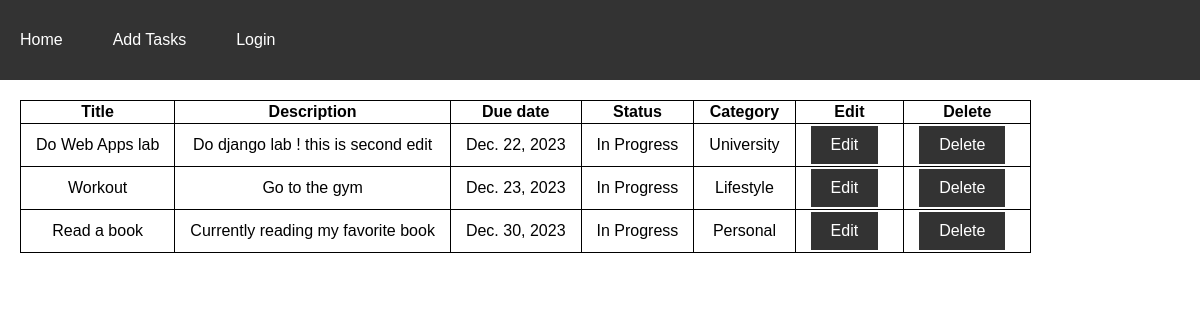
Before: / with the older database file.
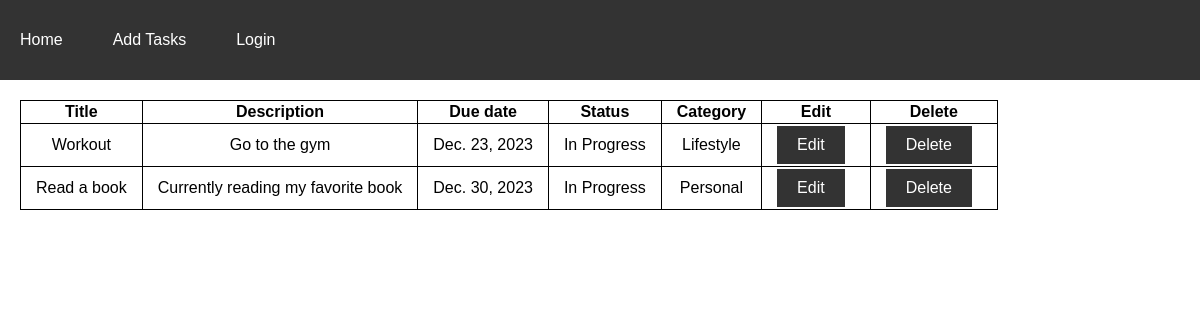
After: the same page with the newer database file.
### taskmanager/models.py (models this page shows, shortened)
class Task(models.Model):
    STATUS_CHOICES = [
        ('Pending', 'Pending'),
        ('In Progress', 'In Progress'),
        ('Completed', 'Completed'),
    ]
    title = models.CharField(max_length=200)
    description = models.TextField()
    due_date = models.DateField()
    status = models.CharField(max_length=20, choices=STATUS_CHOICES, default='Pending')
    category = models.ForeignKey(Category, on_delete=models.CASCADE)

class Category(models.Model):
    name = models.CharField(max_length=100)
    description = models.TextField()
    def __str__(self):
        return self.name

### taskmanager/views.py (the view)
# urls.py: path('', display_items, name='display_items'),
def display_items(request):
    items = Task.objects.all()
    return render(request, 'taskmanager/display_items.html', {'items': items})

### templates/taskmanager/display_items.html (shortened to what this page needs)
<!DOCTYPE html>
<html>
  <head>
  </head>
  <body>
    {% extends "base.html" %} {% block content %}
    <div>
      <table>
        <thead>
          <tr>
            <th>Title</th>
            <th>Description</th>
            <th>Due date</th>
            <th>Status</th>
            <th>Category</th>
            <th>Edit</th>
            <th>Delete</th>
          </tr>
        </thead>
        <tbody>
          {% for item in items %}
          <tr>
            <td>{{ item.title }}</td>
            <td>{{ item.description }}</td>
            <td>{{ item.due_date }}</td>
            <td>{{ item.status }}</td>
            <td>{{ item.category }}</td>
            <td>
              <a href="{% url 'taskmanager:edit_item' item.id %}">Edit</a>
            </td>
            <td>
              <a href="{% url 'taskmanager:delete_item' item.id %}">Delete</a>
            </td>
          </tr>
          {% endfor %}
        </tbody>
      </table>
    </div>
    {% endblock %}

### templates/base.html (shortened to what this page needs)
<!DOCTYPE html>
<html lang="en">
  <head>
  </head>
  <body>
    <div class="navbar">
      <a href="/taskmanager/">Home</a>
      <a href="/taskmanager/add">Add Tasks</a>
       {% if not user.is_authenticated %}
      <a href="/login/">Login</a>
      {% endif %}
    </div>
    <div class="content-wrapper">{% block content %}{% endblock %}</div>
  </body>
</html>

### templates/taskmanager/display_items.html (style rules this page uses)
body { margin: 0; padding: 0; display: flex; }
table { width: 100%; border-collapse: collapse; }
th, td { border: 1px solid black; text-align: center; vertical-align: middle; padding: 2px 15px; }

### templates/base.html (style rules this page uses)
body { margin: 0; padding: 0; font-family: Arial, sans-serif; }
.navbar { position: fixed; overflow: hidden; height: 10vh; width: 100%; background-color: #333333; top: 0; display: flex; align-items: center; }
a { padding: 10px 20px; text-decoration: none; color: #ffffff; background-color: #333333; display: inline-block; margin-right: 10px; }
.content-wrapper { margin-top: 10vh; padding: 20px; }

Changed rows visible on the page:
removed Task: title "Do Web Apps lab", description "Do django lab ! this is second edit", due_date "Dec. 22, 2023", status "In Progress", category "University"
